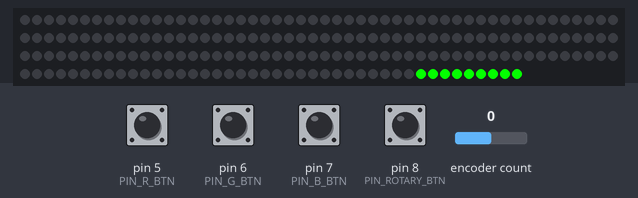
Bench run of a sketch on a simulated Arduino Uno, built with avr-gcc and run on an emulated ATmega328P. On the bench: 192 RGB LEDs in strip order, left to right, continuing on the next row. Inputs (shaded band) come from the test bench; at power-on: pin 8 (PIN_ROTARY_BTN) HIGH, pin 5 (PIN_R_BTN), pin 6 (PIN_G_BTN), pin 7 (PIN_B_BTN) LOW, encoder count 0. Random numbers use the default seed unless the sketch sets one.

Above: at 1.2 s.
1.3 s: pin 5 (PIN_R_BTN) pulled HIGH for 0.15 s
2.0 s: pin 7 (PIN_B_BTN) pulled HIGH for 0.15 s
2.7 s: pin 6 (PIN_G_BTN) pulled HIGH for 0.15 s
3.4 s: pin 8 (PIN_ROTARY_BTN) pulled LOW for 0.15 s
At 3.83 s:
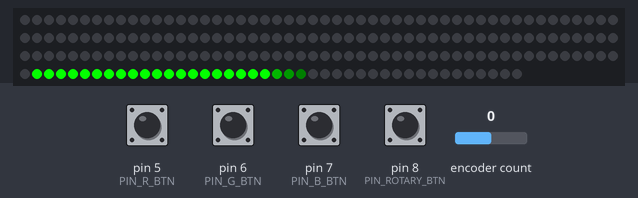
4.1 s: pin 5 (PIN_R_BTN) pulled HIGH for 1 s
5.7 s: pin 6 (PIN_G_BTN) pulled HIGH for 1 s
At 6.62 s:
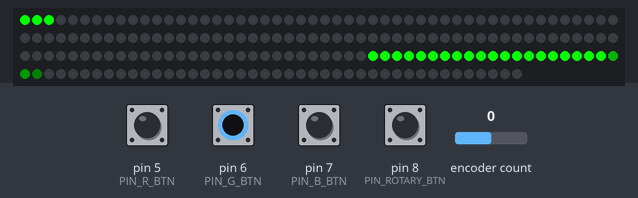
At 22.8 s:
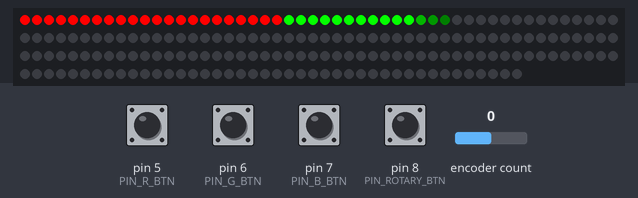

The sketch:

colormatch2025RGB.ino
```cpp
#include <Arduino.h>
#include <RotaryEncoder.h>
#include <Adafruit_NeoPixel.h>

// --- HARDWARE CONFIGURATION ---
#define PIN_STRIP 11
#define PIN_ROTARY_IN1 10
#define PIN_ROTARY_IN2 9
#define PIN_ROTARY_BTN 8
#define PIN_R_BTN 5
#define PIN_G_BTN 6
#define PIN_B_BTN 7

#define NUMPIXELS 192

// --- GAME SETTINGS ---
#define PIXEL_EDGE 12           // Hit box size
#define ROTARY_RATE 16          // Color change speed
#define PIXEL_GROW_RATE 0.07    // Game speed
#define MATCH_THRESHOLD 15000   // Difficulty (Lower = Harder)
#define MAX_POWER_MA 800        // Power Limit (mA)

// --- OBJECTS ---
// LatchMode::TWO03 is usually best, but if rotary is skipping, try FOUR3
RotaryEncoder encoder(PIN_ROTARY_IN1, PIN_ROTARY_IN2, RotaryEncoder::LatchMode::TWO03);
Adafruit_NeoPixel strip(NUMPIXELS, PIN_STRIP, NEO_GRB + NEO_KHZ800);

// --- VARIABLES ---
float inputR = 0, inputG = 0, inputB = 0;

// Target
uint8_t targetR, targetG, targetB;
uint32_t targetColor32;
uint32_t targetTailColors[3];

// Game State
float pixelTimer = 0;
int cycle = 0;
bool inputActive[] = {0, 0, 0};

// --- HELPER PROTOTYPES ---
uint32_t applyDimming(uint32_t color, float factor);
void generateNewTarget();
void handleInputs();
void checkCollisions();
void renderStrip();
void playDeathAnimation();
void blinkZone(int r, int g, int b);

void setup() {
  Serial.begin(9600);
  strip.begin();
  strip.setBrightness(255); // Set MAX once. We handle dimming manually now.

  pinMode(PIN_R_BTN, INPUT);
  pinMode(PIN_G_BTN, INPUT);
  pinMode(PIN_B_BTN, INPUT);
  pinMode(PIN_ROTARY_BTN, INPUT_PULLUP);

  randomSeed(analogRead(0));
  generateNewTarget();
}

void loop() {
  cycle++;

  // 1. Game Speed
  float speed = PIXEL_GROW_RATE;
  if (!digitalRead(PIN_ROTARY_BTN)) speed *= 10.0;
  pixelTimer += speed;

  // 2. Logic
  handleInputs();
  checkCollisions();

  // 3. Render
  renderStrip();
}

void handleInputs() {
  inputActive[0] = digitalRead(PIN_R_BTN);
  inputActive[1] = digitalRead(PIN_G_BTN);
  inputActive[2] = digitalRead(PIN_B_BTN);

  encoder.tick();
  int direction = (int)(encoder.getDirection());

  if (direction != 0) {
    // Invert the direction so clockwise increases values
    int change = -direction * ROTARY_RATE;
    if (inputActive[0]) inputR = constrain(inputR + change, 0, 255);
    if (inputActive[1]) inputG = constrain(inputG + change, 0, 255);
    if (inputActive[2]) inputB = constrain(inputB + change, 0, 255);
  }
}

void checkCollisions() {
  if (pixelTimer > (NUMPIXELS - PIXEL_EDGE)) {

    // Squared Euclidean Distance
    long dR = (long)inputR - targetR;
    long dG = (long)inputG - targetG;
    long dB = (long)inputB - targetB;
    long totalDistance = (dR * dR) + (dG * dG) + (dB * dB);

    // Serial.print("Diff: "); Serial.println(totalDistance); // Uncomment for debugging only

    if (totalDistance <= MATCH_THRESHOLD) {
       blinkZone(0, 255, 0); // Win (Green)
    } else {
       blinkZone(255, 0, 0); // Lose (Red)
       playDeathAnimation();
       inputR = 0; inputG = 0; inputB = 0; // Reset player inputs
    }

    generateNewTarget();
    pixelTimer = 0;
  }
}

void generateNewTarget() {
  uint16_t h = random(0, 65536);
  uint8_t s = random(150, 255); // High saturation for distinct colors
  uint8_t v = 255;

  targetColor32 = strip.gamma32(strip.ColorHSV(h, s, v));

  // Save RGB components for comparison
  targetR = (uint8_t)(targetColor32 >> 16);
  targetG = (uint8_t)(targetColor32 >> 8);
  targetB = (uint8_t)targetColor32;

  targetTailColors[0] = strip.gamma32(strip.ColorHSV(h, s, 150));
  targetTailColors[1] = strip.gamma32(strip.ColorHSV(h, s, 100));
  targetTailColors[2] = strip.gamma32(strip.ColorHSV(h, s, 50));
}

// --- RENDERING ---

void renderStrip() {
  strip.clear();

  // --- POWER CALCULATION START ---
  // We predict power usage BEFORE drawing to avoid setBrightness flicker
  // 1. Calculate sum of RGB values for Player Zone
  float playerSum = (inputR + inputG + inputB) * PIXEL_EDGE;

  // 2. Calculate sum of RGB for Snake (Head + Body + Tail)
  // Target RGB sum
  float targetSum = (float)(targetR + targetG + targetB);
  const int TAIL_LEN = 20;
  // Head + Body (approximate count for speed)
  float snakeSum = targetSum * (1 + TAIL_LEN);

  // Total theoretical 'color units'
  float totalColorUnits = playerSum + snakeSum;

  // Power Map: 765 units (255*3) = ~60mA.
  // So 1 unit = ~0.078mA.
  float estimatedMA = totalColorUnits * 0.08;

  // Determine scaling factor (0.0 to 1.0)
  float powerScale = 1.0;
  if (estimatedMA > MAX_POWER_MA) {
    powerScale = (float)MAX_POWER_MA / estimatedMA;
  }
  // --- POWER CALCULATION END ---

  // 1. Draw Player Zone (Apply Scaling)
  uint32_t playerColor = strip.Color(
    (uint8_t)(inputR * powerScale),
    (uint8_t)(inputG * powerScale),
    (uint8_t)(inputB * powerScale)
  );
  strip.fill(playerColor, 0, PIXEL_EDGE);

  // Show button state on first 3 pixels
  uint32_t buttonColor = strip.Color(
    inputActive[0] ? 255 : 0,  // Red button
    inputActive[1] ? 255 : 0,  // Green button
    inputActive[2] ? 255 : 0   // Blue button
  );
  strip.fill(buttonColor, 0, 3);

  // 2. Draw Enemy Snake (Apply Scaling)
  int headPos = NUMPIXELS - (int)pixelTimer;

  // Pre-calculate scaled snake colors
  uint32_t scaledTarget = applyDimming(targetColor32, powerScale);
  uint32_t scaledTail[3];
  for(int i=0; i<3; i++) scaledTail[i] = applyDimming(targetTailColors[i], powerScale);

  // Draw Head & Body
  for(int i = 0; i < TAIL_LEN; i++) {
     int p = headPos + i;
     if(p < NUMPIXELS && p >= 0) {
       strip.setPixelColor(p, scaledTarget);
     }
  }

  // Draw Tail Fade
  for(int i = 0; i < 3; i++) {
    int p = headPos + TAIL_LEN + i;
    if (p < NUMPIXELS && p >= 0) {
      strip.setPixelColor(p, scaledTail[i]);
    }
  }

  strip.show();
}

// Helper to dim a packed color without shifting hue
uint32_t applyDimming(uint32_t color, float factor) {
  if (factor >= 1.0) return color;
  uint8_t r = (uint8_t)(color >> 16);
  uint8_t g = (uint8_t)(color >> 8);
  uint8_t b = (uint8_t)color;
  return strip.Color((uint8_t)(r * factor), (uint8_t)(g * factor), (uint8_t)(b * factor));
}

// --- ANIMATIONS ---

void blinkZone(int r, int g, int b) {
  // Simple block flash
  for(int k=0; k<3; k++) {
    strip.fill(strip.Color(r,g,b), 0, PIXEL_EDGE);
    strip.show();
    delay(50);
    strip.fill(0, 0, PIXEL_EDGE);
    strip.show();
    delay(50);
  }
}

void playDeathAnimation() {
   // 1. Red Explosion from player zone
   for (int i = 0; i < PIXEL_EDGE + 10; i++) {
      strip.setPixelColor(i, 255, 0, 0);
      strip.show();
      delay(20);
   }

   // 2. Wait a moment to ensure user isn't still holding buttons from the game
   delay(500);

   // 3. Screensaver Loop
   long hueOffset = 0;

   while(true) {
     // Check if ANY button is pressed to exit
     if(digitalRead(PIN_R_BTN) || digitalRead(PIN_G_BTN) || digitalRead(PIN_B_BTN)) {
       // Debounce exit: wait for release so we don't accidentally start game inputs
       delay(200);
       while(digitalRead(PIN_R_BTN) || digitalRead(PIN_G_BTN) || digitalRead(PIN_B_BTN));
       strip.clear();
       return;
     }

     // Draw Rainbow
     // We use a larger increment for hueOffset to make it move visibly
     hueOffset += 256;

     for (int i = 0; i < NUMPIXELS; i++) {
        // Create a rainbow that spans the whole strip
        // 65536 is full color wheel
        uint16_t pixelHue = hueOffset + (i * 65536L / 64); // /64 makes the rainbow "tighter" (more colors visible at once)
        strip.setPixelColor(i, strip.gamma32(strip.ColorHSV(pixelHue, 255, 100))); // Low brightness (100) for screensaver
     }
     strip.show();
     delay(10); // Small delay to control speed
   }
}
```

Measured:
- what the display in image 3 shows lasts 0.9 s, from 22.2 s to 23.1 s
